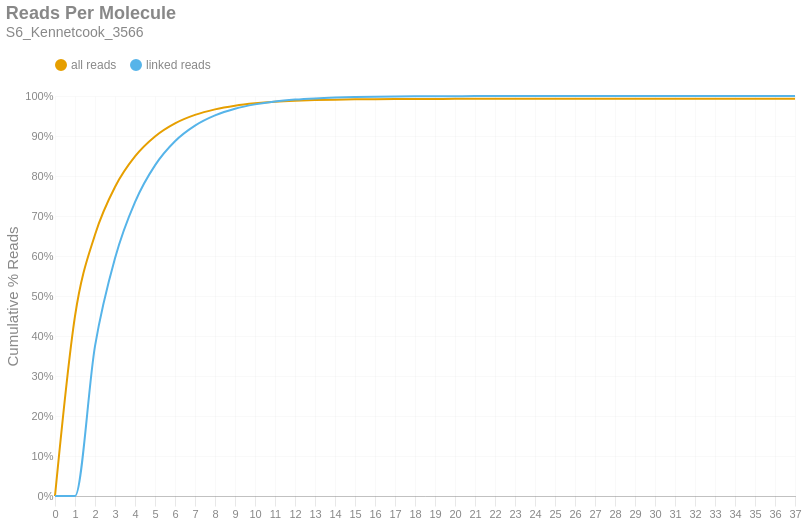

Here is the notebook cell this chart was saved with:
### Markdown cell above
### Reads per Molecule
This chart shows the cumulative distribution of the number of reads per linked molecule. That is, how many alignments are associated with a unique molecule. This excludes the number of reads associated with invalid or absent linked-read barcodes. The `linked` histogram is the percentages recalculated when disregarding singletons.

### Code cell
if SKIPLR:
    print_html(f"Skipped")
else:
    counts = np.bincount(valids['reads'].cast(pl.Int64).to_numpy())
    weighted = counts * np.arange(len(counts))
    all_perc = weighted / n_reads
    linked_perc = weighted / n_linked_reads
    linked_perc[1] = 0
    binned_df = pl.DataFrame({
        'readsper': list(range(len(counts))),
        'all reads (cumsum)': np.cumsum(all_perc).tolist(),
        'linked reads (cumsum)': np.cumsum(linked_perc).tolist(),
    })

    with SafeRender(binned_df):
        (
            density_plot(binned_df, 'Reads Per Molecule', samplename, 'readspmol')
            .encode(
                x=alt.X('readsper:O', title=None).axis(labelAngle=0).scale(padding=0),
                y=alt.Y('value:Q', title='Cumulative % Reads').axis(format='%').stack(False),
                color=alt.Color("key:N").scale(domain=["all reads", "linked reads"]),
                tooltip=[
                    alt.Tooltip("key:N", title="Data Type"),
                    alt.Tooltip("readsper:O", title="Reads Per Molecule"),
                    alt.Tooltip("value:Q", format=".2%", title="% Reads (Cum.)")
                ]            
            )
        ).display()

### Figure 1 — Vega-Lite specification as saved in the notebook (floating-point values rounded to 4 significant figures)
{"width": "container", "height": 400, "config": {"title": {"anchor": "start", "dy": -15, "fontSize": 18, "color": "#888888", "subtitleColor": "#888888", "subtitleFontSize": 14}, "arc": {"fill": "#0072B2"}, "axis": {"domainColor": "#888888", "domainWidth": 0.5, "gridWidth": 0.2, "grid": false, "titleFontWeight": 400, "titleFontSize": 15, "labelFontSize": 11, "labelColor": "#888888", "tickColor": "#888888", "tickWidth": 0.2, "titleColor": "#888888"}, "axisBand": {"grid": false}, "axisX": {"grid": true, "tickSize": 10, "domainCap": "round"}, "axisY": {"domain": false, "grid": true, "tickSize": 0, "domainCap": "round"}, "background": "transparent", "header": {"labelFontSize": 15, "labelColor": "#888888", "titleFontSize": 15, "titleFontWeight": 600, "titleColor": "#888888"}, "legend": {"labelFont": "sans-serif", "labelFontSize": 12, "labelColor": "#888888", "symbolSize": 100, "symbolType": "circle", "titleFontSize": 12, "titlePadding": 10, "titleColor": "#888888", "title": null, "orient": "top"}, "range": {"category": ["#E69F00", "#56B4E9", "#009E73", "#F0E442", "#0072B2", "#D55E00", "#CC79A7", "#000000"], "diverging": ["#cfe8f3", "#a2d4ec", "#73bfe2", "#46abdb", "#1696d2", "#12719e"]}, "area": {"fill": "#0072B2", "fillOpacity": 0.7, "line": true, "strokeOpacity": 0.7}, "line": {"color": "#0072B2", "stroke": "#0072B2", "strokeWidth": 2}, "trail": {"color": "#0072B2", "stroke": "#0072B2", "strokeWidth": 0, "size": 1}, "point": {"filled": true, "fillOpacity": 1.0, "size": 95}, "text": {"color": "#888888", "fontSize": 11, "align": "right", "fontWeight": 400, "size": 11}, "bar": {"fill": "#0072B2", "stroke": null}, "view": {"stroke": null, "continuousWidth": 660, "continuousHeight": 400}}, "data": {"name": "data-d8819324633b079a6882c285ae6fac3f"}, "mark": {"type": "line", "interpolate": "monotone", "point": {"opacity": 0, "size": 275}}, "encoding": {"color": {"field": "key", "scale": {"domain": ["all reads", "linked reads"]}, "type": "nominal"}, "tooltip": [{"field": "key", "title": "Data Type", "type": "nominal"}, {"field": "readsper", "title": "Reads Per Molecule", "type": "ordinal"}, {"field": "value", "format": ".2%", "title": "% Reads (Cum.)", "type": "quantitative"}], "x": {"axis": {"labelAngle": 0}, "field": "readsper", "scale": {"padding": 0}, "title": null, "type": "ordinal"}, "y": {"axis": {"format": "%"}, "field": "value", "stack": false, "title": "Cumulative % Reads", "type": "quantitative"}}, "params": [{"name": "param_c36ac31b6afebe62", "select": {"type": "point", "fields": ["key"]}, "bind": "legend"}], "title": {"text": "Reads Per Molecule", "subtitle": "S6_Kennetcook_3566"}, "transform": [{"fold": ["all reads (cumsum)", "linked reads (cumsum)"]}, {"calculate": "replace(datum.key, ' (cumsum)', '')", "as": "key"}, {"filter": {"param": "param_c36ac31b6afebe62"}}], "usermeta": {"embedOptions": {"downloadFileName": "S6_Kennetcook_3566.readspmol"}}, "$schema": "https://vega.github.io/schema/vega-lite/v6.1.0.json", "datasets": {"data-d8819324633b079a6882c285ae6fac3f": [{"readsper": 0, "all reads (cumsum)": 0.0, "linked reads (cumsum)": 0.0}, {"readsper": 1, "all reads (cumsum)": 0.4497, "linked reads (cumsum)": 0.0}, {"readsper": 2, "all reads (cumsum)": 0.6532, "linked reads (cumsum)": 0.3746}, {"readsper": 3, "all reads (cumsum)": 0.7727, "linked reads (cumsum)": 0.5945}, {"readsper": 4, "all reads (cumsum)": 0.849, "linked reads (cumsum)": 0.7348}, {"readsper": 5, "all reads (cumsum)": 0.8988, "linked reads (cumsum)": 0.8266}, {"readsper": 6, "all reads (cumsum)": 0.9316, "linked reads (cumsum)": 0.8868}, {"readsper": 7, "all reads (cumsum)": 0.9528, "linked reads (cumsum)": 0.9259}, {"readsper": 8, "all reads (cumsum)": 0.9666, "linked reads (cumsum)": 0.9514}, {"readsper": 9, "all reads (cumsum)": 0.9757, "linked reads (cumsum)": 0.9681}, {"readsper": 10, "all reads (cumsum)": 0.9817, "linked reads (cumsum)": 0.9791}, {"readsper": 11, "all reads (cumsum)": 0.9856, "linked reads (cumsum)": 0.9863}, {"readsper": 12, "all reads (cumsum)": 0.9881, "linked reads (cumsum)": 0.991}, {"readsper": 13, "all reads (cumsum)": 0.9898, "linked reads (cumsum)": 0.994}, {"readsper": 14, "all reads (cumsum)": 0.9909, "linked reads (cumsum)": 0.996}, {"readsper": 15, "all reads (cumsum)": 0.9916, "linked reads (cumsum)": 0.9973}, {"readsper": 16, "all reads (cumsum)": 0.9921, "linked reads (cumsum)": 0.9982}, {"readsper": 17, "all reads (cumsum)": 0.9924, "linked reads (cumsum)": 0.9988}, {"readsper": 18, "all reads (cumsum)": 0.9926, "linked reads (cumsum)": 0.9992}, {"readsper": 19, "all reads (cumsum)": 0.9928, "linked reads (cumsum)": 0.9995}, {"readsper": 20, "all reads (cumsum)": 0.9928, "linked reads (cumsum)": 0.9996}, {"readsper": 21, "all reads (cumsum)": 0.9929, "linked reads (cumsum)": 0.9998}, {"readsper": 22, "all reads (cumsum)": 0.993, "linked reads (cumsum)": 0.9998}, {"readsper": 23, "all reads (cumsum)": 0.993, "linked reads (cumsum)": 0.9999}, {"readsper": 24, "all reads (cumsum)": 0.993, "linked reads (cumsum)": 0.9999}, {"readsper": 25, "all reads (cumsum)": 0.993, "linked reads (cumsum)": 0.9999}, {"readsper": 26, "all reads (cumsum)": 0.993, "linked reads (cumsum)": 0.9999}, {"readsper": 27, "all reads (cumsum)": 0.993, "linked reads (cumsum)": 1.0}, {"readsper": 28, "all reads (cumsum)": 0.993, "linked reads (cumsum)": 1.0}, {"readsper": 29, "all reads (cumsum)": 0.993, "linked reads (cumsum)": 1.0}, {"readsper": 30, "all reads (cumsum)": 0.993, "linked reads (cumsum)": 1.0}, {"readsper": 31, "all reads (cumsum)": 0.993, "linked reads (cumsum)": 1.0}, {"readsper": 32, "all reads (cumsum)": 0.993, "linked reads (cumsum)": 1.0}, {"readsper": 33, "all reads (cumsum)": 0.993, "linked reads (cumsum)": 1.0}, {"readsper": 34, "all reads (cumsum)": 0.993, "linked reads (cumsum)": 1.0}, {"readsper": 35, "all reads (cumsum)": 0.993, "linked reads (cumsum)": 1.0}, {"readsper": 36, "all reads (cumsum)": 0.993, "linked reads (cumsum)": 1.0}, {"readsper": 37, "all reads (cumsum)": 0.993, "linked reads (cumsum)": 1.0}]}}
